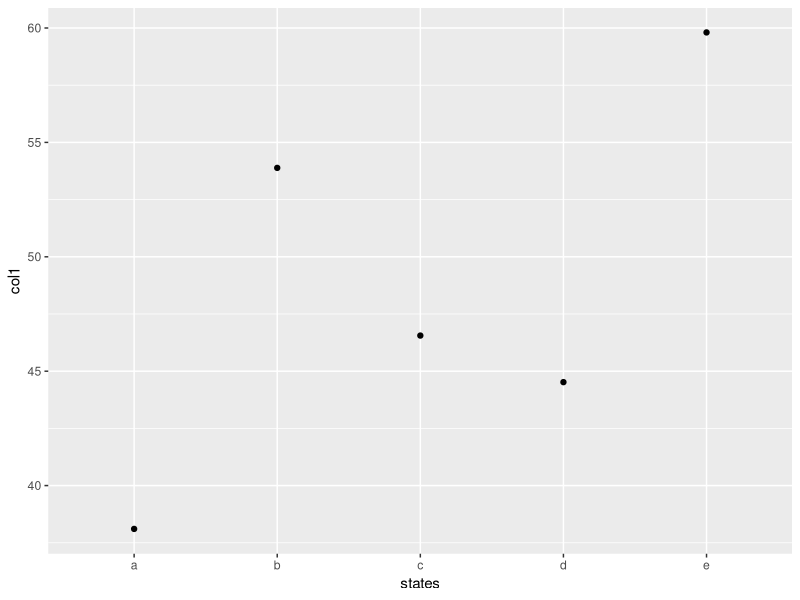

Here is the R script that generated this plot:
# SIMULATION

# This file is used to simulate data found in the DHS Fact Sheet. 

library(ggplot2)

set.seed(19)

states = rep(letters[1:5])

col1 = rnorm(n = 5, mean = 50, sd = 10)
col2 = rnorm(n = 5, mean = 50, sd = 10)
col3 = rnorm(n = 5, mean = 50, sd = 10)

sim_df <- data.frame(states, col1, col2, col3)

ggplot(sim_df, aes(states, col1)) +
  geom_point()
